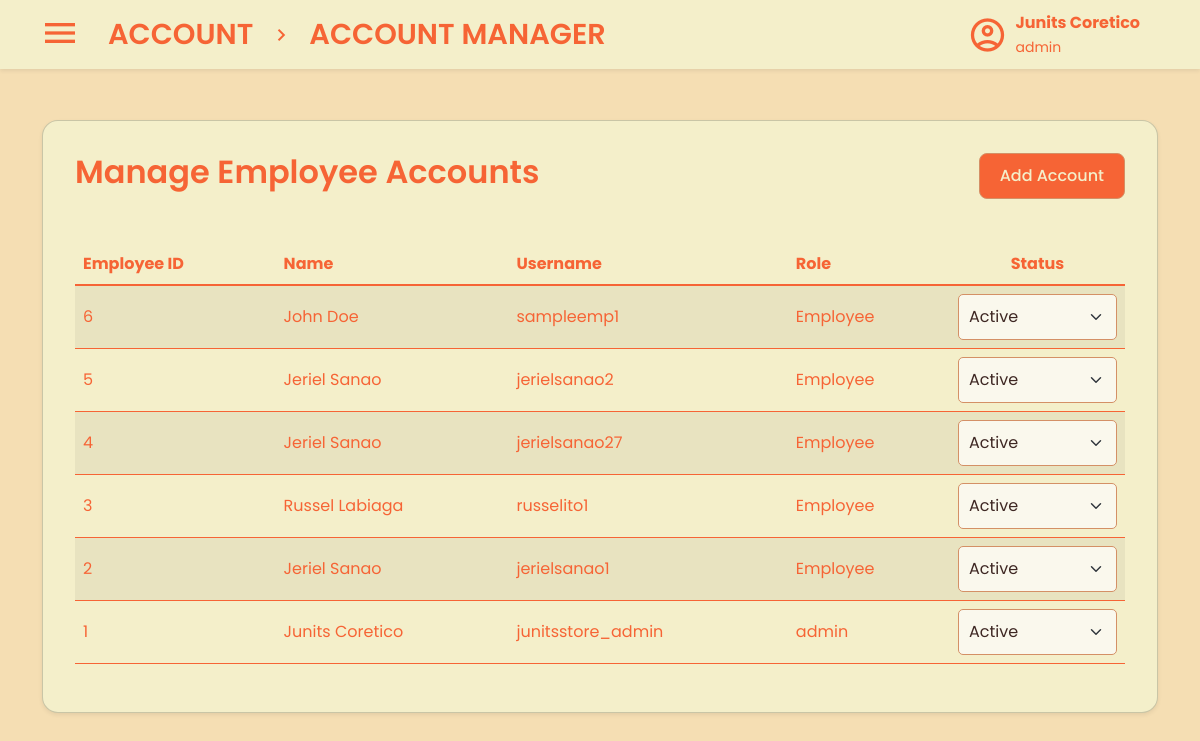
Before: /views/admin/employee-accounts.php (signed in) with the older database file.
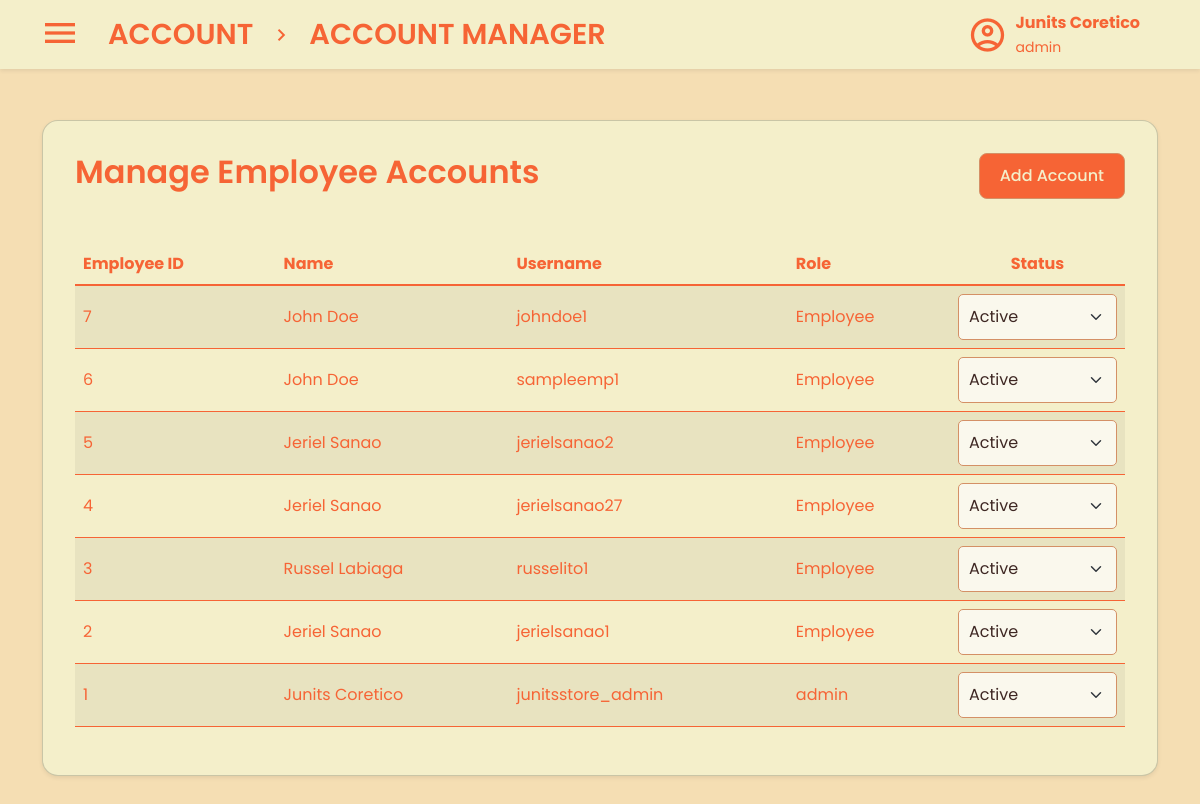
After: the same page with the newer database file.
### tables this page shows
CREATE TABLE `employees` (
  `EmployeeID` int(11) NOT NULL AUTO_INCREMENT,
  `FirstName` varchar(50) NOT NULL,
  `LastName` varchar(50) NOT NULL,
  `Username` varchar(255) NOT NULL,
  `Password` varchar(255) NOT NULL,
  `Role` char(15) NOT NULL,
  `Created_At` datetime NOT NULL DEFAULT current_timestamp(),
  `Created_By` int(11) DEFAULT NULL,
  `Updated_At` datetime NOT NULL DEFAULT current_timestamp() ON UPDATE current_timestamp(),
  `Updated_By` int(11) DEFAULT NULL,
  `Status` enum('Active','Inactive') NOT NULL DEFAULT 'Active',
  PRIMARY KEY (`EmployeeID`),
  KEY `employees_ibfk_1` (`Created_By`),
  KEY `employees_ibfk_2` (`Updated_By`),
  CONSTRAINT `employees_ibfk_1` FOREIGN KEY (`Created_By`) REFERENCES `employees` (`EmployeeID`) ON DELETE SET NULL,
  CONSTRAINT `employees_ibfk_2` FOREIGN KEY (`Updated_By`) REFERENCES `employees` (`EmployeeID`) ON DELETE SET NULL
);

### views/admin/employee-accounts.php (the view, shortened to what this page needs)
<?php
include '../../database/database.php';
$stmt = $conn->prepare("SELECT * FROM Employees ORDER BY Created_at DESC");
$stmt->execute();
$result = $stmt->get_result();
?>
<!DOCTYPE html>
<html lang="en">
<head>
    <link rel="stylesheet" href="../../statics/account-style.css" />
    <link rel="stylesheet" href="../../statics/style.css" />
    <link rel="stylesheet" href="../../statics/css/bootstrap.min.css" />
    <link rel="stylesheet" href="../../statics/account-manager.css" />
</head>
<body class="main">
    <nav class="navbar bg-body-tertiary fixed-top shadow-sm">
        <div class="container-fluid">
            <div class="d-flex align-items-center">
                <button
                    class="navbar-toggler mx-3 border-0 shadow-none"
                    type="button"
                    data-bs-toggle="offcanvas"
                    data-bs-target="#offcanvasNavbar"
                    aria-controls="offcanvasNavbar"
                    aria-label="Toggle navigation">
                    <span class="material-icons-outlined navbar-icon"> menu </span>
                </button>
                <a class="navbar-brand fw-semibold" href="../account.php">ACCOUNT</a>
                <span class="material-icons-outlined me-3">chevron_right</span>
                <a class="navbar-brand fw-semibold" href="audit-log.php">ACCOUNT MANAGER</a>
            </div>
            <div class="d-flex align-items-center me-5 ms-auto">
                <span class="material-icons-outlined me-2 fs-1">account_circle</span>
                <div>
                    <p class="fw-bold mb-0">
                        <?php echo htmlspecialchars($_SESSION['first_name'] . ' ' . $_SESSION['last_name']); ?>
                    </p>
                    <small class="mt-0">
                        <?php echo htmlspecialchars($_SESSION['role']); ?>
                    </small>
                </div>
            </div>
        </div>
    </nav>
    <div class="container pt-4 mb-0">
        <div class="card shadow-sm p-3 rounded-4 mt-3">
            <div class="card-title px-3">
                <div class="d-flex justify-content-between align-items-center mt-3">
                    <h2 class="fw-semibold">Manage Employee Accounts</h2>
                    <button class="btn btn-primary" data-bs-toggle="modal" data-bs-target="#addEmployeeModal">
                        Add Account
                    </button>
                </div>
            </div>
            <div class="card-body">
                <div class="table-responsive">
                    <table class="table table-hover table-striped">
                        <thead>
                            <tr>
                                <th>Employee ID</th>
                                <th>Name</th>
                                <th>Username</th>
                                <th>Role</th>
                                <th class="align-middle text-center">Status</th>
                            </tr>
                        </thead>
                        <tbody class="table-group-divider">
                            <?php if ($result->num_rows > 0): ?>
                                <?php while ($row = $result->fetch_assoc()): ?>
                                    <tr>
                                        <td class="align-middle"><?php echo $row['EmployeeID']; ?></td>
                                        <td class="align-middle"><?php echo $row['FirstName'] . " " . $row['LastName']; ?></td>
                                        <td class="align-middle"><?php echo $row['Username']; ?></td>
                                        <td class="align-middle"><?php echo $row['Role']; ?></td>
                                        <td class="align-middle">
                                            <form action="../../handlers/Employee/update-account-status.php" method="POST">
                                                <select name="status" class="form-select" onchange="this.form.submit()">
                                                    <option value="Active" <?php echo ($row['Status'] == 'Active') ? 'selected' : ''; ?>>Active</option>
                                                </select>
                                            </form>
                                        </td>
                                    </tr>
                                <?php endwhile; ?>
                            <?php else: ?>
                                <tr>
                                    <td colspan="5" class="text-center">No employee records available.</td>
                                </tr>
                            <?php endif; ?>
                        </tbody>
                    </table>
                </div>
            </div>
        </div>
    </div>
</body>
</html>

Changed rows visible on the page:
added employees: EmployeeID "7", FirstName "John", LastName "Doe", Username "johndoe1", Role "Employee", status "Active"
